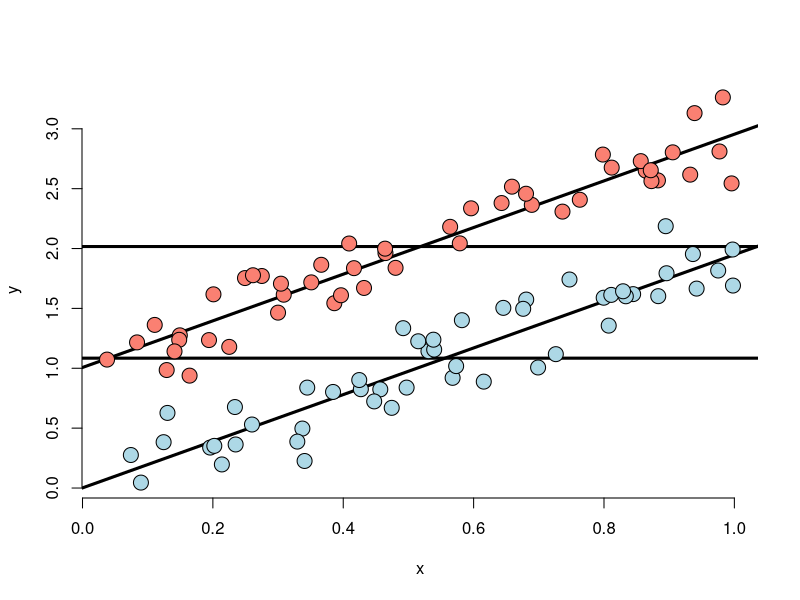

Here is the R script that generated this plot:
n <- 100;
t <- rep(c(0,1), c(n/2,n/2));
x <- c(runif(n/2), runif(n/2));

beta0 <- 0;
beta1 <- 2;
tau <- 1;
sigma <- .2;

y <- beta0 + beta1 * x + t * tau + rnorm(n, sd = sigma)

plot(x,y, type = "n", frame = FALSE)
abline(h = mean(y[1 : (n/2)]), lwd = 3)
abline(h = mean(y[(n/2+1) : n]), lwd = 3)
fit <- lm(y ~ x + t)
abline(coef(fit)[1], coef(fit)[2], lwd = 3)
abline(coef(fit)[1] + coef(fit)[3], coef(fit)[2], lwd = 3)
points(x[1:(n/2)], y[1:(n/2)], pch= 21, col = "black", bg = "lightblue", cex = 2)
points(x[(n/2+1): n], y[(n/2+1):n], pch= 21, col = "black", bg = "salmon", cex = 2)